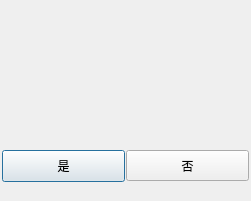
<?xml version="1.0" encoding="UTF-8"?>
<ui version="4.0">
 <class>insertQMessage_Dialog</class>
 <widget class="QDialog" name="insertQMessage_Dialog">
  <property name="geometry">
   <rect>
    <x>0</x>
    <y>0</y>
    <width>251</width>
    <height>201</height>
   </rect>
  </property>
  <property name="windowTitle">
   <string>Dialog</string>
  </property>
  <widget class="QLabel" name="insertQMessage_label">
   <property name="geometry">
    <rect>
     <x>10</x>
     <y>20</y>
     <width>231</width>
     <height>61</height>
    </rect>
   </property>
   <property name="text">
    <string/>
   </property>
  </widget>
  <widget class="QPushButton" name="comfirm_pushButton">
   <property name="geometry">
    <rect>
     <x>2</x>
     <y>150</y>
     <width>123</width>
     <height>32</height>
    </rect>
   </property>
   <property name="text">
    <string>是</string>
   </property>
  </widget>
  <widget class="QPushButton" name="negative_pushButton">
   <property name="geometry">
    <rect>
     <x>126</x>
     <y>150</y>
     <width>123</width>
     <height>31</height>
    </rect>
   </property>
   <property name="text">
    <string>否</string>
   </property>
  </widget>
  <widget class="QLabel" name="label">
   <property name="geometry">
    <rect>
     <x>0</x>
     <y>0</y>
     <width>251</width>
     <height>201</height>
    </rect>
   </property>
   <property name="styleSheet">
    <string notr="true">border-image: url(:/backGround.jpg);</string>
   </property>
   <property name="text">
    <string/>
   </property>
  </widget>
  <zorder>label</zorder>
  <zorder>insertQMessage_label</zorder>
  <zorder>comfirm_pushButton</zorder>
  <zorder>negative_pushButton</zorder>
 </widget>
 <resources/>
 <connections/>
</ui>
